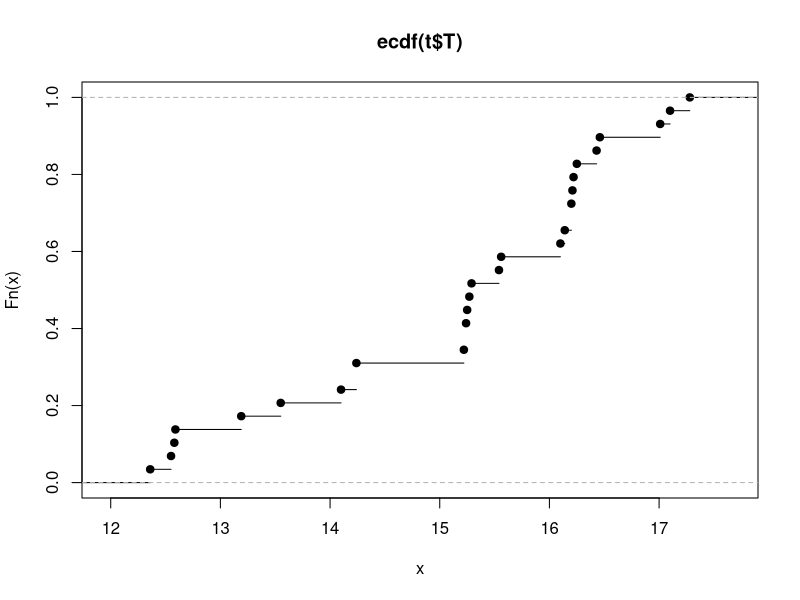

Generate this figure with R:
###Continuous Random Variable

t=read.csv("timeToOffice.csv")
View(t)

plot(ecdf(t$T))

#Pr(T<12)
ecdf(t$T)(13)
ecdf(t$T)(16)

#Pr(T>13)=1-Pr(T<13)
1-ecdf(t$T)(13)

#Pr(13<T<16)=Pr(T<16)-Pr(T<13)
ecdf(t$T)(16)-ecdf(t$T)(13)
